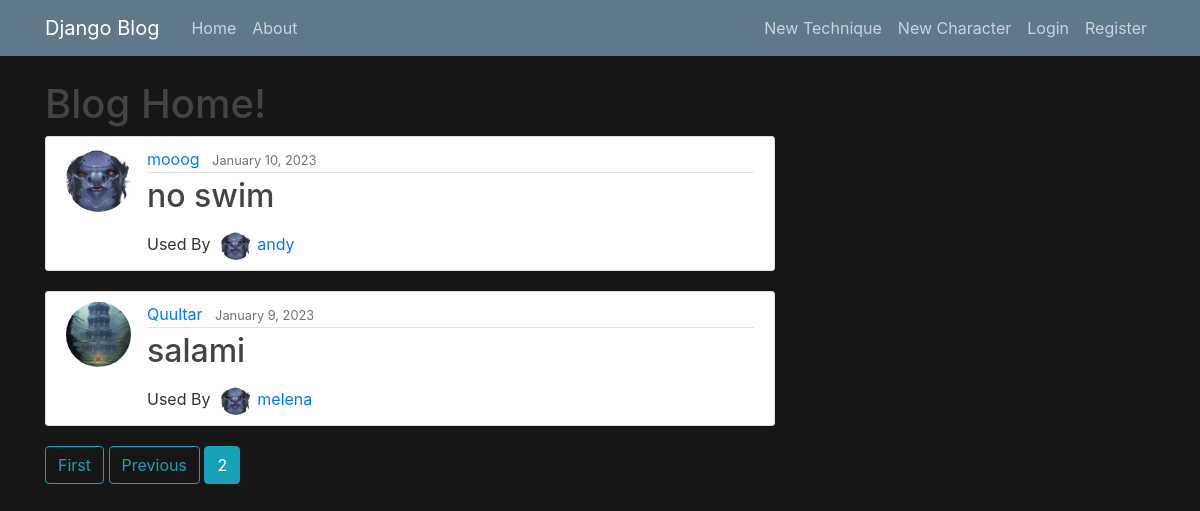
Screenshot of /unlimited/?page=2 with the database file from the repository.
### unlimited/models.py (models this page shows, shortened)
class Technique(models.Model):
    power = models.IntegerField(default=0,null=True)
    boon = models.BooleanField(default=False)
    MULTITARGET_CHOICES = (("0","1"),("1","2"),("2","3"),("3","4"))
    AREA_CHOICES = (("0","none"),("1","small"),("2","medium"),("3","large"))
    RANGE_CHOICES = (("0","touch"),("1","reach"),("2","near"),("3","far"),("4","remote"))
    multitarget = models.CharField(default="0",max_length=100,choices=MULTITARGET_CHOICES, )
    area = models.CharField(default="0",max_length=100,choices=AREA_CHOICES)
    range = models.CharField(default="0",max_length=100,choices=RANGE_CHOICES)
    disarm = models.BooleanField(default=False)
    forceful = models.BooleanField(default=False)
    HEAL_CHOICES = (("0","0%"),("1","50%"),("2","100%"))
    heal = models.CharField(default="0",max_length=100,choices=HEAL_CHOICES)
    destructive = models.BooleanField(default=False)
    combo = models.BooleanField(default=False)
    immobilizing = models.BooleanField(default=False)
    piercing = models.BooleanField(default=False)
    controlled = models.BooleanField(default=False)
    frightning = models.BooleanField(default=False)
    cure = models.BooleanField(default=False)
    SUMMON_CHOICES =  (("0","None"),("1","1"),("2","2"),("3","3"))
    summon = models.CharField(default="0",max_length=100,choices=SUMMON_CHOICES)
    vampiric = models.BooleanField(default=False)
    practiced = models.BooleanField(default=False)
    transformation = models.BooleanField(default=False)
    stunning = models.BooleanField(default=False)
    armor_shred = models.BooleanField(default=False)
    terrain = models.BooleanField(default=False)
    name = models.CharField(max_length=100,unique=True)
    content = models.TextField()
    last_modified = models.DateTimeField(auto_now=True)
    date_created = models.DateTimeField(default=timezone.now)
    author = models.ForeignKey(User, on_delete=models.PROTECT)
    character = models.ForeignKey(Character, on_delete=models.PROTECT)
    slug = models.SlugField(null=True,unique=True)
    max_cost = models.IntegerField(null=True)
    cost = models.IntegerField(null=True)
    success_message = "Technique saved successfully"

class Character(models.Model):
    name = models.CharField(max_length=100,unique=True)
    last_modified = models.DateTimeField(auto_now=True)
    date_created = models.DateTimeField(default=timezone.now)
    player = models.ForeignKey(User,on_delete=models.PROTECT)
    level = models.IntegerField()
    image = models.ImageField(default="default.jpg",upload_to="character_art",blank=True)
    slug = models.SlugField(null=True,unique=True)
    def __str__(self):
        return self.name

### users/models.py (models this page shows, shortened)
class Profile(models.Model):
    user = models.OneToOneField(User, on_delete=models.CASCADE)
    pfp = models.ImageField(default="default.jpg",upload_to="profile_pics")

### unlimited/views.py (the view)
# urls.py: path('',TechniqueListView.as_view(),name="unlimited-home"),
class TechniqueListView(ListView):
    model = Technique
    template_name = "unlimited/home.html"
    context_object_name = "techniques"
    ordering = ["-date_created"]
    paginate_by = 4

### unlimited/templates/unlimited/home.html (shortened to what this page needs)
{% extends "unlimited/base.html" %}
{% block content %}
    <h1>Blog Home!</h1>
    {% for tech in techniques%}
        <article class="media content-section">
            <img class="rounded-circle article-img" src="{{tech.author.profile.pfp.url}}">
            <div class="media-body">
            <div class="article-metadata">
                <a class="mr-2" href="{% url "user-techniques" tech.author.username %}">{{ tech.author }}</a>
                <small class="text-muted">{{ tech.date_created|date:"F j, Y" }}</small>
            </div>
            <h2><a class="article-title" href="technique/{{ tech.slug }}/">{{ tech.name }}</a></h2>
                <div >
                    Used By <img class="rounded-circle article-img" style="width:5%;height:5%;margin-left:6px;margin-right:6px" src="{{tech.character.image.url}}"><a class="mr-2" href="{% url "character-detail" tech.character.slug %}">{{ tech.character }}</a>
                </div>
            </div>
        </article>
    {% endfor %}
    {% if is_paginated %}
        {% if page_obj.has_previous %}
            <a class = "btn btn-outline-info mb-4" href="?page=1">First</a>
            <a class = "btn btn-outline-info mb-4" href="?page={{ page_obj.previous_page_number }}">Previous</a>
        {% endif %}
        {% for  num in page_obj.paginator.page_range %}
            {% if page_obj.number == num %}
                <a class = "btn btn-info mb-4" href="?page={{ num }}">{{ num }}</a>
            {% elif num > page_obj.number|add:"-3" and num > page_obj.number|add:"3" %}
                <a class = "btn btn-outline-info mb-4" href="?page={{ num }}">{{ num }}</a>
            {% endif %}
        {% endfor %}
    {% endif %}
{% endblock content%}

### unlimited/static/unlimited/main.css (style rules this page uses)
body { background: #161616 !important; color: #333333; margin-top: 5rem; }
h1, h2, h3, h4, h5, h6 { color: #444444; }
.content-section { background: #ffffff; padding: 10px 20px; border: 1px solid #dddddd; border-radius: 3px; margin-bottom: 20px; }
.article-title { color: #444444; }
.article-img { height: 65px; width: 65px; margin-right: 16px; }
.article-metadata { padding-bottom: 1px; margin-bottom: 4px; border-bottom: 1px solid #e3e3e3 }

### rows the page displays
Technique: author.profile.pfp (placeholder picture), author "mooog", date_created "January 10, 2023", name "no swim", character.image (placeholder picture), character "andy"
Technique: author.profile.pfp (picture), author "Quultar", date_created "January 9, 2023", name "salami", character.image (placeholder picture), character "melena"

### other values shown
{{ num }} "2"
